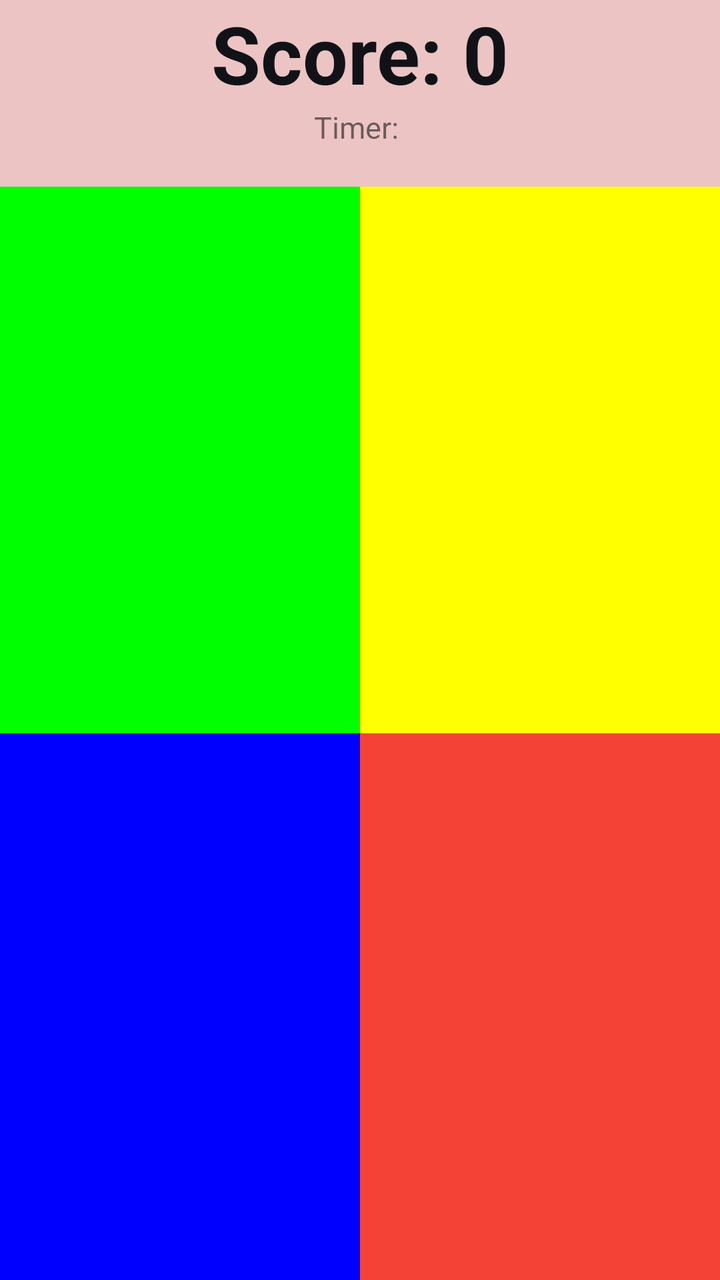
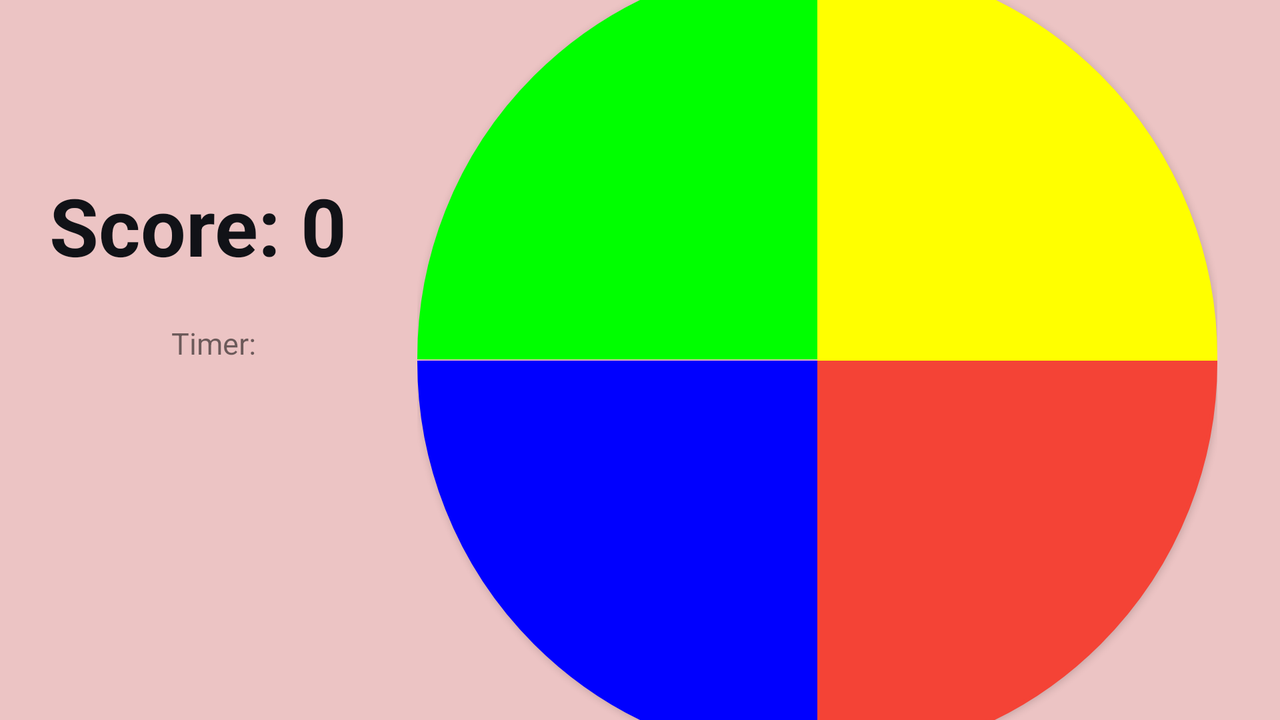

One screen, two layout resources from the same app: the default and the repository's alternative for another configuration. Each is rendered where Android would select it; the XML of both is given below.
<!-- AndroidManifest.xml: application theme AppTheme -->
<!-- res/layout/fragment_play_game.xml -->
<?xml version="1.0" encoding="utf-8"?>
<androidx.constraintlayout.widget.ConstraintLayout
    xmlns:android="http://schemas.android.com/apk/res/android"
    xmlns:tools="http://schemas.android.com/tools"
    xmlns:app="http://schemas.android.com/apk/res-auto"
    android:layout_width="match_parent"
    android:layout_height="match_parent"
    android:background="#ECC4C4">

    <TextView
        android:id="@+id/scoreText"
        android:layout_width="wrap_content"
        android:layout_height="wrap_content"
        android:layout_centerHorizontal="true"
        android:text="@string/scoreText"
        android:textColor="#111217"
        android:textSize="40sp"
        android:textStyle="bold"
        app:layout_constraintLeft_toLeftOf="parent"
        app:layout_constraintRight_toRightOf="parent"
        app:layout_constraintTop_toTopOf="parent" />

    <TextView
        android:id="@+id/timerText"
        android:layout_width="160dp"
        android:layout_height="40dp"
        android:layout_below="@id/restartBtn"
        android:layout_centerHorizontal="true"
        android:text="@string/timerText"
        android:textAlignment="center"
        android:textSize="15sp"
        app:layout_constraintEnd_toEndOf="parent"
        app:layout_constraintStart_toStartOf="parent"
        app:layout_constraintTop_toBottomOf="@+id/scoreText" />


    <LinearLayout
        android:id="@+id/allColors"
        android:layout_width="match_parent"
        android:layout_height="0dp"
        android:orientation="vertical"
        app:layout_constraintBottom_toBottomOf="parent"
        app:layout_constraintEnd_toEndOf="parent"
        app:layout_constraintStart_toStartOf="parent"
        app:layout_constraintTop_toBottomOf="@+id/timerText">

        <LinearLayout
            android:id="@+id/colorsLayout"
            android:layout_width="match_parent"
            android:layout_height="match_parent"
            android:layout_below="@id/scoreText"
            android:layout_weight="1"
            android:orientation="horizontal">

            <Button
                android:id="@+id/greenBtn"
                android:src="@drawable/green_button"
                android:layout_width="wrap_content"
                android:layout_height="match_parent"
                android:layout_weight="1"
                android:background="#00FF00"
                android:textColor="#FFFFFF"
                android:textSize="40sp" />

            <Button
                android:id="@+id/yellowBtn"
                android:src="@drawable/yellow_button"
                android:layout_width="wrap_content"
                android:layout_height="match_parent"
                android:layout_weight="1"
                android:background="#FFFF00"
                android:textColor="#FFFFFF"
                android:textSize="40sp" />
        </LinearLayout>

        <LinearLayout
            android:id="@+id/colorsLayout2"
            android:layout_width="match_parent"
            android:layout_height="match_parent"
            android:layout_below="@id/scoreText"
            android:layout_weight="1">

            <Button
                android:id="@+id/blueBtn"
                android:src="@drawable/blue_button"
                android:layout_width="wrap_content"
                android:layout_height="match_parent"
                android:layout_weight="1"
                android:background="#0000FF"
                android:textColor="#FFFFFF"
                android:textSize="40sp" />

            <Button
                android:id="@+id/redBtn"
                android:src="@drawable/red_button"
                android:layout_width="wrap_content"
                android:layout_height="match_parent"
                android:layout_weight="1"
                android:background="#F44336"
                android:textColor="#FFFFFF"
                android:textSize="40sp" />

        </LinearLayout>

    </LinearLayout>


    <Button
        android:id="@+id/restartBtn"
        android:layout_width="110dp"
        android:layout_height="40dp"
        android:layout_below="@id/allColors"
        android:background="#6C0A7E"
        android:text="Restart"
        android:textColor="#FFFFFF"
        android:textSize="20sp"
        android:visibility="invisible"
        app:layout_constraintBottom_toBottomOf="parent"
        app:layout_constraintEnd_toEndOf="parent"
        app:layout_constraintHorizontal_bias="0.22"
        app:layout_constraintStart_toStartOf="parent"
        app:layout_constraintTop_toTopOf="parent"
        app:layout_constraintVertical_bias="0.72" />

    <Button
        android:id="@+id/scoreBoard"
        android:layout_width="110dp"
        android:layout_height="40dp"
        android:layout_below="@id/restartBtn"
        android:layout_alignParentEnd="true"
        android:layout_toEndOf="@+id/restartBtn"
        android:background="#6C0A7E"
        android:text="Finish"
        android:textColor="#FFFFFF"
        android:textSize="20sp"
        android:visibility="invisible"
        app:layout_constraintBottom_toBottomOf="parent"
        app:layout_constraintEnd_toEndOf="parent"
        app:layout_constraintHorizontal_bias="0.78"
        app:layout_constraintStart_toStartOf="parent"
        app:layout_constraintTop_toTopOf="parent"
        app:layout_constraintVertical_bias="0.72" />

    <TextView
        android:id="@+id/gameOverText"
        android:layout_width="wrap_content"
        android:layout_height="wrap_content"
        android:text="GAME OVER"
        android:textColor="#BD2A2A"
        android:textSize="20sp"
        app:layout_constraintBottom_toBottomOf="parent"
        app:layout_constraintEnd_toEndOf="parent"
        app:layout_constraintStart_toStartOf="parent"
        app:layout_constraintTop_toTopOf="parent"
        app:layout_constraintVertical_bias="0.32999998"
        android:visibility="invisible"/>


</androidx.constraintlayout.widget.ConstraintLayout>
<!-- resources referenced by this layout -->
<resources>
  <!-- drawable blue_button (drawable) -->
  <?xml version="1.0" encoding="utf-8"?>
  <shape xmlns:android="http://schemas.android.com/apk/res/android"
      android:shape="rectangle">
      <solid android:color="#0000FF"/>
      <stroke android:width="2dp"></stroke>
      <corners
          android:topLeftRadius="0dp"
          android:bottomLeftRadius="500dp"
          android:topRightRadius="0dp"
          android:bottomRightRadius="0dp"
          />
      <size android:width="90dp"
          android:height="90dp">
      </size>
  </shape>
  <!-- drawable green_button (drawable) -->
  <?xml version="1.0" encoding="utf-8"?>
  <shape xmlns:android="http://schemas.android.com/apk/res/android"
      android:shape="rectangle">
      <solid android:color="#00FF00"/>
      <stroke android:width="2dp"></stroke>
      <corners
          android:topLeftRadius="500dp"
          android:bottomLeftRadius="0dp"
          android:topRightRadius="0dp"
          android:bottomRightRadius="0dp"
          />
      <size android:width="90dp"
          android:height="90dp">
      </size>
  </shape>
  <!-- drawable red_button (drawable) -->
  <?xml version="1.0" encoding="utf-8"?>
  <shape xmlns:android="http://schemas.android.com/apk/res/android"
      android:shape="rectangle">
      <solid android:color="#F44336"/>
      <stroke android:width="2dp"></stroke>
      <corners
          android:topLeftRadius="0dp"
          android:bottomLeftRadius="0dp"
          android:topRightRadius="0dp"
          android:bottomRightRadius="500dp"
          />
      <size android:width="90dp"
          android:height="90dp">
      </size>
  </shape>
  <!-- drawable yellow_button (drawable) -->
  <?xml version="1.0" encoding="utf-8"?>
  <shape xmlns:android="http://schemas.android.com/apk/res/android"
      android:shape="rectangle">
      <solid android:color="#FFFF00"/>
      <stroke android:width="2dp"></stroke>
      <corners
          android:topLeftRadius="0dp"
          android:bottomLeftRadius="0dp"
          android:topRightRadius="500dp"
          android:bottomRightRadius="0dp"
          />
      <size android:width="90dp"
          android:height="90dp">
      </size>
  </shape>
  <string name="scoreText">Score: 0</string>
  <string name="timerText">"Timer: "</string>
  <style name="AppTheme" parent="Theme.AppCompat.Light.DarkActionBar">
          
          <item name="colorPrimary">@color/colorPrimary</item>
          <item name="colorPrimaryDark">@color/colorPrimaryDark</item>
          <item name="windowActionBar">false</item>
          <item name="windowNoTitle">true</item>
          <item name="colorAccent">@color/colorAccent</item>
      </style>
  <color name="colorPrimary">#6200EE</color>
  <color name="colorPrimaryDark">#3700B3</color>
  <color name="colorAccent">#03DAC5</color>
</resources>
<!-- res/layout-land/fragment_play_game.xml (the repository's variant of the layout above) -->
<!-- drawn on the phone turned sideways -->
<?xml version="1.0" encoding="utf-8"?>
<androidx.constraintlayout.widget.ConstraintLayout
    xmlns:android="http://schemas.android.com/apk/res/android"
    xmlns:tools="http://schemas.android.com/tools"
    xmlns:app="http://schemas.android.com/apk/res-auto"
    android:layout_width="match_parent"
    android:layout_height="match_parent"
    android:background="#ECC4C4">


    <TextView
        android:id="@+id/scoreText"
        android:layout_width="wrap_content"
        android:layout_height="wrap_content"
        android:layout_centerHorizontal="true"
        android:layout_marginTop="76dp"
        android:paddingTop="10dp"
        android:text="@string/scoreText"
        android:textColor="#111217"
        android:textSize="40sp"
        android:textStyle="bold"
        app:layout_constraintHorizontal_bias="0.050"
        app:layout_constraintLeft_toLeftOf="parent"
        app:layout_constraintRight_toRightOf="parent"
        app:layout_constraintTop_toTopOf="parent" />

    <TextView
        android:id="@+id/timerText"
        android:layout_width="171dp"
        android:layout_height="37dp"
        android:layout_below="@id/restartBtn"
        android:layout_centerHorizontal="true"
        android:layout_marginTop="12dp"
        android:paddingTop="10dp"
        android:text="@string/timerText"
        android:textAlignment="center"
        android:textSize="15sp"
        app:layout_constraintEnd_toEndOf="parent"
        app:layout_constraintHorizontal_bias="0.050"
        app:layout_constraintStart_toStartOf="parent"
        app:layout_constraintTop_toBottomOf="@+id/scoreText" />

    <LinearLayout
        android:id="@+id/allColors"
        android:layout_width="400dp"
        android:layout_height="400dp"
        android:orientation="vertical"
        app:layout_constraintBottom_toBottomOf="parent"
        app:layout_constraintEnd_toEndOf="parent"
        app:layout_constraintStart_toStartOf="parent"
        app:layout_constraintTop_toTopOf="parent"
        app:layout_constraintHorizontal_bias="0.870">

        <LinearLayout
            android:id="@+id/colorsLayout"
            android:layout_width="match_parent"
            android:layout_height="0dp"
            android:layout_weight="1"
            android:orientation="horizontal">

            <Button
                android:id="@+id/greenBtn"
                android:layout_width="30dp"
                android:layout_height="200dp"
                android:layout_gravity="bottom"
                android:layout_weight="1"
                android:background="@drawable/custom_green_button"
                android:backgroundTint="#00FF00"
                android:textColor="#00FF00"
                android:textSize="40sp" />

            <Button
                android:id="@+id/yellowBtn"
                android:layout_width="30dp"
                android:layout_height="201dp"
                android:layout_gravity="bottom"
                android:layout_weight="1"
                android:background="@drawable/custom_yellow_button"
                android:backgroundTint="#FFFF00"
                android:textColor="#FFFF00"
                android:textSize="40sp" />
        </LinearLayout>

        <LinearLayout
            android:id="@+id/colorsLayout2"
            android:layout_width="match_parent"
            android:layout_height="0dp"
            android:layout_weight="1">

            <Button
                android:id="@+id/blueBtn"
                android:layout_width="30dp"
                android:layout_height="200dp"
                android:layout_weight="1"
                android:background="@drawable/custom_blue_button"
                android:backgroundTint="#0000FF"
                android:textColor="#0000FF"
                android:textSize="40sp" />

            <Button
                android:id="@+id/redBtn"
                android:layout_width="30dp"
                android:layout_height="200dp"
                android:layout_weight="1"
                android:background="@drawable/custom_red_button"
                android:backgroundTint="#F44336"
                android:textColor="#F44336"
                android:textSize="40sp" />

        </LinearLayout>

    </LinearLayout>


    <Button
        android:id="@+id/restartBtn"
        android:layout_width="110dp"
        android:layout_height="40dp"
        android:layout_below="@id/allColors"
        android:background="#6C0A7E"
        android:text="@string/restart"
        android:textColor="#FFFFFF"
        android:textSize="20sp"
        android:visibility="invisible"
        app:layout_constraintBottom_toBottomOf="parent"
        app:layout_constraintEnd_toEndOf="parent"
        app:layout_constraintHorizontal_bias="0.22"
        app:layout_constraintStart_toStartOf="parent"
        app:layout_constraintTop_toTopOf="parent"
        app:layout_constraintVertical_bias="0.72" />

    <Button
        android:id="@+id/scoreBoard"
        android:layout_width="110dp"
        android:layout_height="40dp"
        android:layout_below="@id/restartBtn"
        android:layout_alignParentEnd="true"
        android:layout_toEndOf="@+id/restartBtn"
        android:background="#6C0A7E"
        android:text="@string/finish"
        android:textColor="#FFFFFF"
        android:textSize="20sp"
        android:visibility="invisible"
        app:layout_constraintBottom_toBottomOf="parent"
        app:layout_constraintEnd_toEndOf="parent"
        app:layout_constraintHorizontal_bias="0.78"
        app:layout_constraintStart_toStartOf="parent"
        app:layout_constraintTop_toTopOf="parent"
        app:layout_constraintVertical_bias="0.72" />

    <TextView
        android:id="@+id/gameOverText"
        android:layout_width="wrap_content"
        android:layout_height="wrap_content"
        android:text="@string/game_over"
        android:textColor="#BD2A2A"
        android:textSize="20sp"
        app:layout_constraintBottom_toBottomOf="parent"
        app:layout_constraintEnd_toEndOf="parent"
        app:layout_constraintStart_toStartOf="parent"
        app:layout_constraintTop_toTopOf="parent"
        app:layout_constraintVertical_bias="0.32999998"
        android:visibility="invisible"/>


</androidx.constraintlayout.widget.ConstraintLayout>
<!-- resources referenced by the variant -->
<!-- as the phone turned sideways resolves them -->
<resources>
  <!-- drawable custom_blue_button (drawable) -->
  <?xml version="1.0" encoding="utf-8"?>
  <selector xmlns:android="http://schemas.android.com/apk/res/android">
      <item
          android:state_pressed="true"
          android:drawable="@drawable/blue_button" />
      <item
          android:state_pressed="false"
          android:drawable="@drawable/blue_button" />
      <item
          android:drawable="@drawable/blue_button" />
  </selector>
  <!-- drawable custom_green_button (drawable) -->
  <?xml version="1.0" encoding="utf-8"?>
  <selector xmlns:android="http://schemas.android.com/apk/res/android">
      <item
          android:state_pressed="true"
          android:drawable="@drawable/green_button" />
      <item
          android:state_pressed="false"
          android:drawable="@drawable/green_button" />
      <item
          android:drawable="@drawable/green_button" />
  </selector>
  <!-- drawable custom_red_button (drawable) -->
  <?xml version="1.0" encoding="utf-8"?>
  <selector xmlns:android="http://schemas.android.com/apk/res/android">
      <item
          android:state_pressed="true"
          android:drawable="@drawable/red_button" />
      <item
          android:state_pressed="false"
          android:drawable="@drawable/red_button" />
      <item
          android:drawable="@drawable/red_button" />
  </selector>
  <!-- drawable custom_yellow_button (drawable) -->
  <?xml version="1.0" encoding="utf-8"?>
  <selector xmlns:android="http://schemas.android.com/apk/res/android">
      <item
          android:state_pressed="true"
          android:drawable="@drawable/yellow_button" />
      <item
          android:state_pressed="false"
          android:drawable="@drawable/yellow_button" />
      <item
          android:drawable="@drawable/yellow_button" />
  </selector>
  <string name="finish">Finish</string>
  <string name="game_over">GAME OVER</string>
  <string name="restart">Restart</string>
  <string name="scoreText">Score: 0</string>
  <string name="timerText">"Timer: "</string>
  <style name="AppTheme" parent="Theme.AppCompat.Light.DarkActionBar">
          
          <item name="colorPrimary">@color/colorPrimary</item>
          <item name="colorPrimaryDark">@color/colorPrimaryDark</item>
          <item name="windowActionBar">false</item>
          <item name="windowNoTitle">true</item>
          <item name="colorAccent">@color/colorAccent</item>
      </style>
  <!-- drawable blue_button (drawable) -->
  <?xml version="1.0" encoding="utf-8"?>
  <shape xmlns:android="http://schemas.android.com/apk/res/android"
      android:shape="rectangle">
      <solid android:color="#0000FF"/>
      <stroke android:width="2dp"></stroke>
      <corners
          android:topLeftRadius="0dp"
          android:bottomLeftRadius="500dp"
          android:topRightRadius="0dp"
          android:bottomRightRadius="0dp"
          />
      <size android:width="90dp"
          android:height="90dp">
      </size>
  </shape>
  <!-- drawable red_button (drawable) -->
  <?xml version="1.0" encoding="utf-8"?>
  <shape xmlns:android="http://schemas.android.com/apk/res/android"
      android:shape="rectangle">
      <solid android:color="#F44336"/>
      <stroke android:width="2dp"></stroke>
      <corners
          android:topLeftRadius="0dp"
          android:bottomLeftRadius="0dp"
          android:topRightRadius="0dp"
          android:bottomRightRadius="500dp"
          />
      <size android:width="90dp"
          android:height="90dp">
      </size>
  </shape>
  <color name="colorPrimary">#6200EE</color>
  <color name="colorPrimaryDark">#3700B3</color>
  <color name="colorAccent">#03DAC5</color>
</resources>
